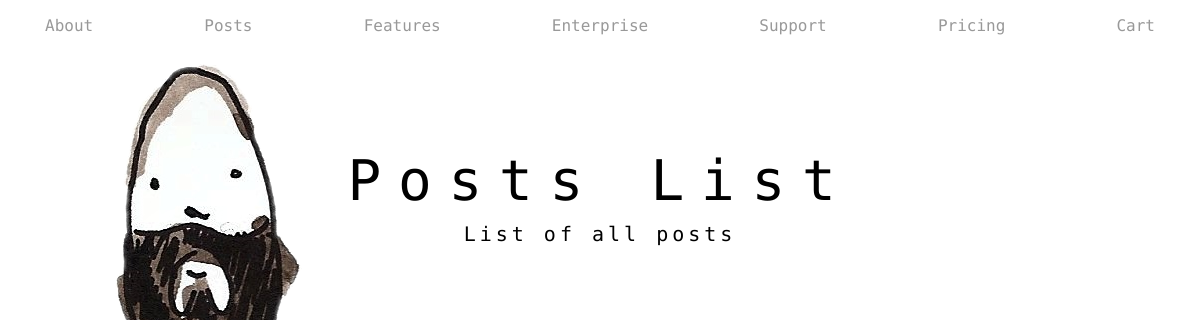
/blog_app/post_list/, run on an earlier commit of the app's database.
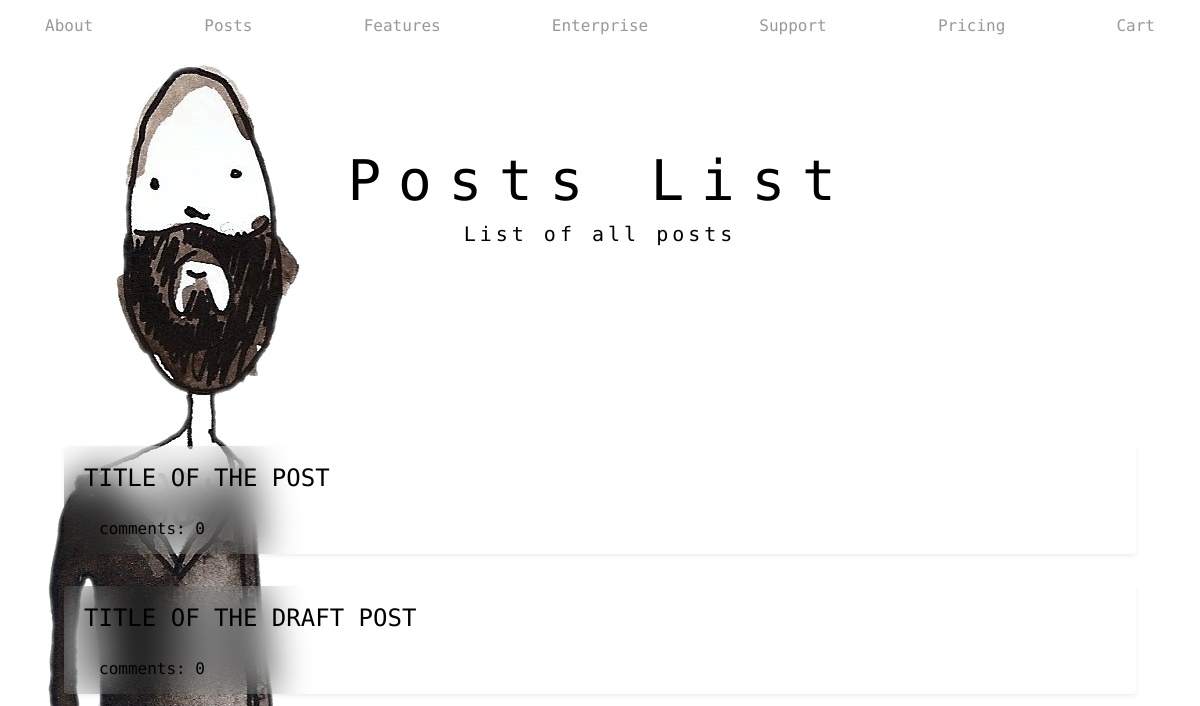
And on a later commit of the database.
### blog_app/models.py (models this page shows, shortened)
class UserPostModel(models.Model):
    post_author = models.ForeignKey(User, on_delete=models.CASCADE)
    post_title = models.TextField(max_length=264)
    post_text = models.TextField(max_length=264)
    post_creation_date = models.DateTimeField(default=timezone.now)
    post_published_date = models.DateTimeField(blank=True, null=True)

### blog_app/views.py (the view, shortened to what this page needs)
class PostListView(ListView):
    model = models.UserPostModel
    context_object_name = 'post_list'
    template_name = 'blog_app/post_list.html'

### templates/blog_app/post_list.html (shortened to what this page needs)
{% extends 'main/base.html' %}
    {% block head_primary %}Posts List{% endblock %}
    {% block head_sub %}
        {% if user.is_authenticated %}
            <p>Welcome back {{ user.username }}</p>
        {% else %}
            List of all posts
        {% endif %}
    {% endblock %}
    {% block content %}
        {% block group_content %}
            <ol class="list-group list-group-flush">
                {% for post in post_list %}
                    <li class="list-group-item shadow-sm group_list_element">
                        <div class="group_link_list_box">
                            <div class="group_link_list_box_major">
                                <a class="group_link_list" href="#">{{ post.post_title }}</a>
                            </div>
                        </div>
                        <div class="">
                            <div class="col-md-4">
                                comment{{ post.comment_belong.count|pluralize }}:
                                <span>{{ post.comment_belong.count }}</span>
                            </div>
                        </div>
                    </li>
                {% endfor %}
            </ol>
        {% endblock %}
    {% endblock %}

### templates/main/base.html (shortened to what this page needs)
<!DOCTYPE html>
{% load staticfiles %}
<html lang="en">
<head>
    <link rel="stylesheet" type="text/css" href="{% static 'css/style.css' %}">
    <link rel="stylesheet" href="https://stackpath.bootstrapcdn.com/bootstrap/4.3.1/css/bootstrap.min.css">
</head>
<body>
    <nav class="site-header sticky-top py-1">
        <div class="container d-flex flex-column flex-md-row justify-content-between">
            <a class="py-2 d-none d-md-inline-block" href="{% url 'index_view' %}">About</a>
            <a class="py-2 d-none d-md-inline-block" href="{% url 'blog_app:post_list' %}">Posts</a>
            <a class="py-2 d-none d-md-inline-block" href="#">Features</a>
            <a class="py-2 d-none d-md-inline-block" href="#">Enterprise</a>
            <a class="py-2 d-none d-md-inline-block" href="#">Support</a>
            <a class="py-2 d-none d-md-inline-block" href="#">Pricing</a>
            <a class="py-2 d-none d-md-inline-block" href="#">Cart</a>
        </div>
    </nav>
    <div class="position-relative overflow-hidden text-center">
        <div class="col-md-10 p-lg-5 mx-auto my-5 heading-primary">
            <h1 class="display-4 heading-primary-main">{% block head_primary %}{% endblock %}</h1>
            <h1 class="lead  heading-primary-sub">{% block head_sub %}{% endblock %}</h1>
        </div>
    </div>
    <div class="d-md-flex flex-md-equal w-100 my-md-3 pl-md-3">
        <div class="mr-md-3 pt-3 px-3 pt-md-5 px-md-5 overflow-hidden">
            <div class="my-3 py-3">
                {% block content %}
                {% endblock %}
            </div>
        </div>
    </div>
</body>
</html>

### static/css/style.css (style rules this page uses)
* { margin: 0; padding: 0; box-sizing: border-box; }
html body { font-family: 'Monoton', cursive; font-weight: 400; font-size: 16px; line-height: 1.7; color: #777; height: 80vh; background-image: url(../img/Fis_Ikr_crop-cutout.png); background-size: auto; background-repeat: no-repeat; background-position: top 4em left 3em; }
.group_list_element { background-color: rgba(255, 255, 255, 0) !important; -webkit-backdrop-filter: saturate(180%) blur(2.5em) !important; backdrop-filter: saturate(10%) blur(1.25em) !important; margin-bottom: 2em !important; border-bottom: none !important; border-top: none !important; border-radius: .25rem !important; text-decoration: none; color: black; }
.group_link_list:link, .group_link_list:visited { text-decoration: none; text-transform: uppercase; color: black; font-size: 1.5em; }
.overflow-hidden { overflow: hidden; }
.heading-primary { color: black; text-transform: none; backface-visibility: hidden; margin-bottom: 30px; }
.heading-primary-main { display: block; font-size: 2.5rem; font-weight: 400; letter-spacing: 0.3em; animation-name: moveInLeft; animation-duration: 1.5s; animation-delay: 0.2s; animation-timing-function: ease-in-out; }
.heading-primary-sub { display: block; font-size: 1em; font-weight: 400; letter-spacing: 0.2em; animation-name: moveInRight; animation-duration: 1.5s; animation-delay: 0.1s; animation-timing-function: ease-in-out; }
.site-header { -webkit-backdrop-filter: saturate(180%) blur(2.5em); backdrop-filter: saturate(180%) blur(1.25em); }
.site-header a { color: #999; transition: ease-in-out color .15s; }
@media (min-width: 48em) { .flex-md-equal > * { -ms-flex: 1; -webkit-box-flex: 1; flex: 1; } }

What changed in the data, as far as the page shows it:
added UserPostModel: post_title "TITLE OF THE POST", comment_belong.count "0"
added UserPostModel: post_title "TITLE OF THE DRAFT POST", comment_belong.count "0"
